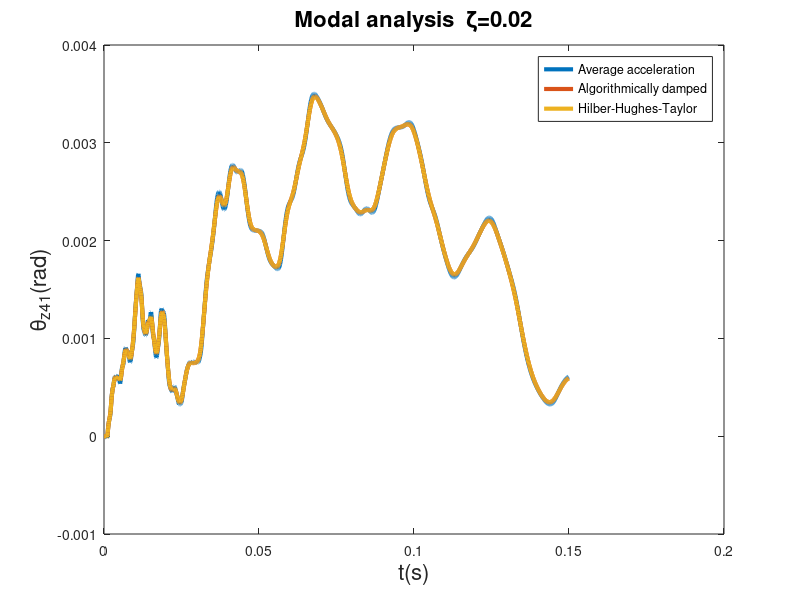

Write the MATLAB code that produced this figure.
clear all
close all
load Project3_K_M.mat

NumNode = 51;       % Number of Nodes

%% K and M in 3D (306*306)
K_3D = full(K);      % Global Stiffness Matrix
M_3D = full(M);      % Global Mass Matrix

%% Reduce K and M from 3D to 2D
dof_2D = [];    % Dof Number in 2D case
for i = 1: NumNode
    dof_2D = [dof_2D, [1,2,6]+6*(i-1)];    
end
dof_2D;
% K and M in 2D (153*153)
K_2D = K_3D(dof_2D,dof_2D);
M_2D = M_3D(dof_2D,dof_2D);

%% Apply BCs (DOF1 = DOF2 = DOF152 = 0)
dof_BC = [1,2,152];
dof_all = 1:length(K_2D);
for i = 1:length(dof_BC)
    index = find(dof_all == dof_BC(i));
    dof_all(index) = [];
end
% Reduced K and M
Kr = K_2D(dof_all,dof_all);
Mr = M_2D(dof_all,dof_all);

%% Calculate Phi
L = chol(Mr)';
K_h = inv(L)*Kr*inv(L');
[vectors_V, values]=eig(K_h);

% Sort the eigenvalues and eigenvecgtors in ascending order
[values, index] = sort(diag(values));
vectors_V = vectors_V(:,index);

w = sqrt(values); % natural frequency

Phi = (L')\vectors_V;

%% Calculate C
zeta = 0.02;    % damping ratio
C = Phi'\diag(2*zeta*w)*inv(Phi);

% Testing Phi
% Phi'*Mr*Phi
% Phi'*Kr*Phi
% Phi'*C*Phi

%% Newmark beta method
for caseID = 1:3
    if caseID==1
        % Average acceleration
        beta = 1/4;
        gama = 1/2;
    elseif caseID==2
        % Algorithmically damped
        gama = 1/2+0.1;
        beta = 1/4*(gama+1/2)^2+0.1;
    elseif caseID==3
        % Hilber-Hughes-Taylor
        alpha = -0.1;
        beta = 1/4*(1-alpha)^2;
        gama = 1/2*(1-2*alpha);
    elseif caseID==4
        % Linear acceleration
        beta = 1/6;
        gama = 1/2;
    elseif caseID==5
        % Fox-Goodwin
        beta = 1/12;
        gama = 1/2;
    end

%     Omega_crit = (zeta*(gama-1/2)+sqrt(gama/2-beta+zeta^2*(gama-1/2)^2))/(gama/2-beta);
%     dt = Omega_crit/max(w);
%     
%     if isnan(dt)
%         dt = 0.0001;
%     end
    dt = 0.0001;
    t = 0.15;
    step = floor(t/dt);

    D = zeros(length(Kr),1);    % Displacement
    Dd = D;                     % Velocity
    Ddd = D;                    % Acceleration

    R = zeros(length(Kr),1);
    time = [0];
    for i = 1:step
        ti = dt*i;
        if ti<=0.01
            R(end-1) = 100000;  % Load vector
        else
            R = zeros(length(Kr),1);
        end

        Di = (1/(beta*dt^2)*Mr + gama/(beta*dt)*C +Kr)\...
            (R+Mr*(1/(beta*dt^2)*D(:,i) + 1/(beta*dt)*Dd(:,i) + (1/(2*beta)-1)*Ddd(:,i)) ...
            + C*( gama/(beta*dt)*D(:,i) + (gama/beta-1)*Dd(:,i) + (gama/beta-2)*dt/2*Ddd(:,i)));
        Ddi = gama/(beta*dt)*(Di-D(:,i))-(gama/beta-1)*Dd(:,i)-dt*(gama/(2*beta)-1)*Ddd(:,i);
        Dddi = 1/(beta*dt^2)*(Di-D(:,i)-dt*Dd(:,i))-(1/(2*beta)-1)*Ddd(:,i);
        D = [D,Di];
        Dd = [Dd,Ddi];
        Ddd = [Ddd,Dddi];
        time = [time,ti];

    end
    D;
    Dd;
    Ddd;

    %% plotting
    if caseID == 1
        plot(time,D(121,:),'LineWidth',3,'DisplayName','Average acceleration');
    elseif caseID == 2
        plot(time,D(121,:),'LineWidth',3,'DisplayName','Algorithmically damped');
    elseif caseID == 3
        plot(time,D(121,:),'LineWidth',3,'DisplayName','Hilber-Hughes-Taylor');
    end
    xlabel('t(s)','FontSize',16);
    ylabel('\theta_{z41}(rad)','FontSize',16);
    title('Modal analysis  \zeta=0.02','FontSize',16)
    hold on
end
legend('show')







